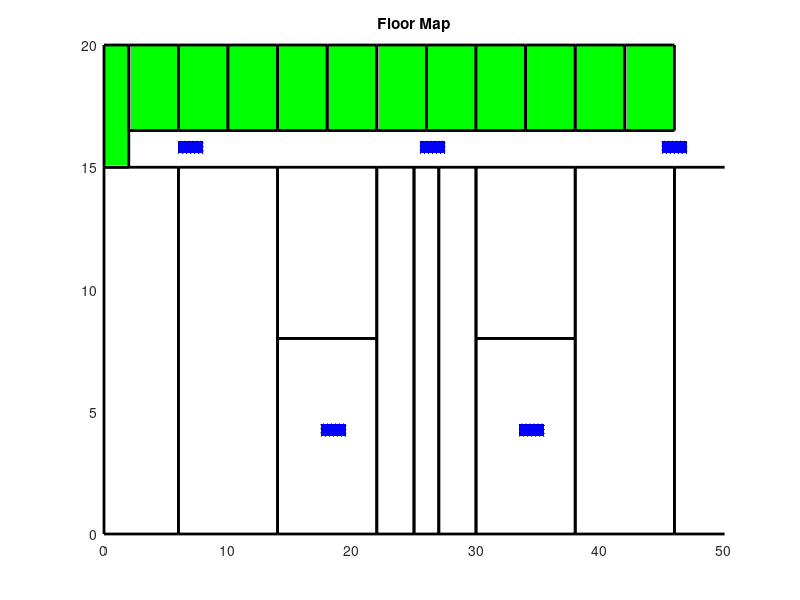

The MATLAB source for this figure: (Note: this script raises an error after producing the figure.)
clear all
clc
clf

% Walls initialization for drawing 
Walls_rect=[0,0,6,15;
    6,0,8,15;
    14,0,8,8;
    14,8,8,7;
    22,0,3,15;
    25,0,2,15;
    27,0,3,15;
    30,0,8,8;
    30,8,8,7;
    38,0,8,15;
    46,0,6,15;
    0,15,2,5;
    2,16.5,4,3.5;
    6,16.5,4,3.5;
    10,16.5,4,3.5;
    14,16.5,4,3.5;
    18,16.5,4,3.5;
    22,16.5,4,3.5;
    26,16.5,4,3.5;
    30,16.5,4,3.5; 
    34,16.5,4,3.5;
    38,16.5,4,3.5;
    42,16.5,4,3.5];

AP1 = [6,15.5625];
AP2 = [17.5,4];
AP3 = [25.5,15.5625];
AP4 = [33.5,4];
AP5 = [45,15.5625];

% Defining the Access Points for drawing last 2 coordinates are length and
% width.
APs = [6,15.5625,2,0.5;
       17.5,4,2,0.5;
       25.5,15.5625,2,0.5;
       33.5,4,2,0.5;
       45,15.5625,2,0.5];

figure('name', sprintf('Floor Map %d',''))
%putting a title for the Floor Map
title('Floor Map')

% Drawing the walls
for i = 1:1:length(Walls_rect)
    if (i <=11)
        rectangle('Position',Walls_rect(i,:),'FaceColor','w','LineWidth',2)
        axis([0 50 0 20])
   
    else
        rectangle('Position',Walls_rect(i,:),'FaceColor','g','LineWidth',2)
        axis([0 50 0 20])
    end
end

% Drawing the Access Points
hold on
for i = 1:1:length(APs)
    rectangle('Position', APs(i,:),'FaceColor','b','LineStyle',':')
end

%------------------------------ Start of Localization----------------


% initializing the reference points.
ref_points=[];
for i=1:0.5:52
    for j=1:0.5:20
        ref_points=[ref_points;i j];  
    end
end


%aggregating all access points in one array for iteration.
APs_array = [AP1;AP2;AP3;AP4;AP5];

walls = [0 52 15 15;
         6 6 0 15;
         14 14 0 15;
         22 22 0 15;
         25 25 0 15;
         27 27 0 15;
         30 30 0 15;
         38 38 0 15;
         46 46 0 15;
         52 52 0 15;
         14 22 8 8;
         30 38 8 8;
         2 46 16.5 16.5;
         6 6 16.5 20;
         10 10 16.5 20;
         14 14 16.5 20;
         18 18 16.5 20;
         22 22 16.5 20;
         26 26 16.5 20;
         30 30 16.5 20;
         34 34 16.5 20;
         38 38 16.5 20;
         42 42 16.5 20;
         46 46 16.5 20;
         2 2 15 20];



%Givens
n = 3;
c = 3*(10^8);
f = 2.4*(10^9);
lamda = c/f;
PAF = 3;

%the row indices represent the reference point no.
%the columns represent the power received from each access point. 
ref_powers = [];
for i = 1:1:length(ref_points)
    x = ref_points(i,1);
    y = ref_points(i,2);
    
    power_access_point =[];
    for j = 1:1:length(APs_array)
        x_ap = APs_array(j,1);
        y_ap = APs_array(j,2);
       
        d =sqrt((x_ap-x)^2+(y_ap-y)^2);
        path_loss = ((2*pi*d)/lamda) ^n;
        p_loss_dB=10*log10(path_loss);
       
        
        wall_sum = 0;

        for wall = 1:1:length(walls)
               wall_ax = walls(wall,:);

               x_wall = wall_ax(1, [1 2]);
               y_wall = wall_ax(1, [3 4]);
               
               [x_intersect, y_intersect] = line_intersect([x_wall(1) x_wall(2) y_wall(1) y_wall(2)], [x x_ap y y_ap]);
                % summing up the number of walls
               points = length(x_intersect);
               wall_sum = wall_sum + points;
        end
         % calculating the power received at the 
         % reference points from the access points
        power = -10 - p_loss_dB - (PAF*wall_sum);
        power_access_point = [power_access_point, power];
    end
    ref_powers = [ref_powers; power_access_point];
end

%----------- Contour map drawing ---------------------------

for apoint = 1:1:length(APs_array)
    accessPointPowers = [ref_points(:,1), ref_points(:,2), ref_powers(:,apoint)];
    
    [x_values, x_values_indices] = unique(accessPointPowers(:,1));
    % calculating the difference in power 
    % between each point and the one after it 
    % to get how the power travels across the room
    indexDifference = diff(x_values_indices);
    % Reshape the array to separate the x coordinates,
    % y coordinates and power for the contour fx
    
    apReshaped = reshape(accessPointPowers, indexDifference(1),[],size(accessPointPowers,2));
    % x_coo are the x coordinates
    x_coo = apReshaped(:,:,1);
    % y_coo are the y coordinates
    y_coo = apReshaped(:,:,2);
    % p_val are the power values at these coordinates
    p_val = apReshaped(:,:,3);

    % time to plot the power heat map for each Access Point
    figure('name', sprintf('Access Point Power Heat Map %d', apoint))
    contourf(x_coo,y_coo,p_val)
end

% ready to obtain received powers from Access Points
% to find where the user is
AP1 = input('Enter received power from AP1 = ');
AP2 = input('Enter received power from AP2 = ');
AP3 = input('Enter received power from AP3 = ');
AP4 = input('Enter received power from AP4 = ');
AP5 = input('Enter received power from AP5 = ');
user = [];

userInput = [AP1 AP2 AP3 AP4 AP5];

for p = 1:1:length(ref_powers)
    userPowerDiff1 = (userInput(1)-ref_powers(p,1))^2;
    userPowerDiff2 = (userInput(2)-ref_powers(p,2))^2;
    userPowerDiff3 = (userInput(3)-ref_powers(p,3))^2;
    userPowerDiff4 = (userInput(4)-ref_powers(p,4))^2;
    userPowerDiff5 = (userInput(5)-ref_powers(p,5))^2;
    
    userSum = userPowerDiff1 + userPowerDiff2 + userPowerDiff3 + userPowerDiff4 + userPowerDiff5;
    user = [user,userSum];
end

% finding the closest position in the fingerprint
% to the user to approximate their location in the floor
closest = find(user == min(user));
userPosition = ref_points(closest,:);

fprintf('The user is approximately located at (%.2f, %.2f)\n', userPosition(1), userPosition(2));
function [x_intersect, y_intersect] = line_intersect(line1, line2)
    % line1 and line2 are in the form [x1 x2 y1 y2]
    x1 = line1(1);
    x2 = line1(2);
    y1 = line1(3);
    y2 = line1(4);
    
    x3 = line2(1);
    x4 = line2(2);
    y3 = line2(3);
    y4 = line2(4);

    % Calculate the denominator
    denominator = (x1 - x2) * (y3 - y4) - (y1 - y2) * (x3 - x4);

    % Initialize outputs
    x_intersect = [];
    y_intersect = [];

    % Check if the lines are parallel (denominator is zero)
    if abs(denominator) < 1e-10
        return; % No intersection if lines are parallel
    end

    % Calculate the intersection point using determinants
    det1 = (x1 * y2 - y1 * x2);
    det2 = (x3 * y4 - y3 * x4);

    px = (det1 * (x3 - x4) - (x1 - x2) * det2) / denominator;
    py = (det1 * (y3 - y4) - (y1 - y2) * det2) / denominator;

    % Check if the intersection point is within the line segments
    if is_within(px, py, x1, y1, x2, y2) && is_within(px, py, x3, y3, x4, y4)
        x_intersect = px;
        y_intersect = py;
    end
end

function inside = is_within(px, py, x1, y1, x2, y2)
    % Check if a point (px, py) lies on the line segment (x1, y1) to (x2, y2)
    inside = (min(x1, x2) <= px && px <= max(x1, x2)) && ...
             (min(y1, y2) <= py && py <= max(y1, y2));
end